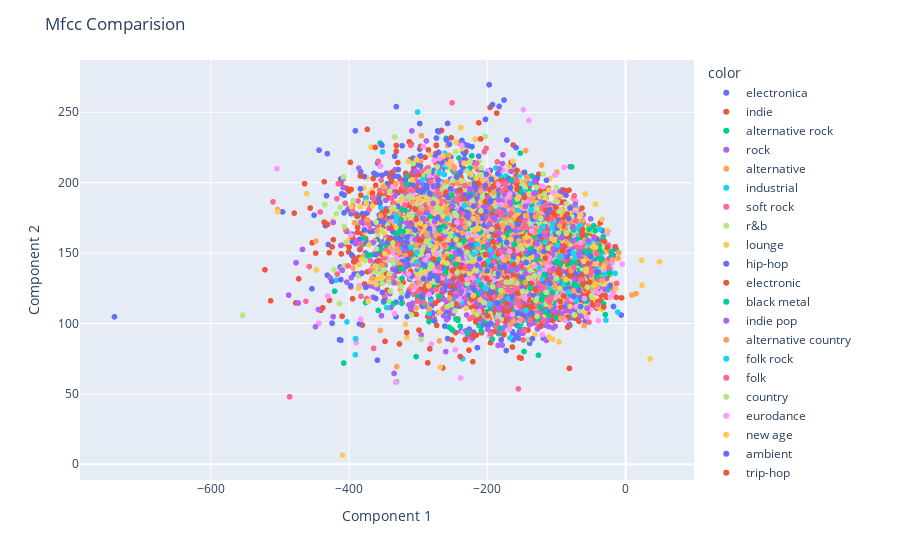

This figure's notebook cell:
### Code cell
fig = px.scatter(x=df['mfcc_1'], y=df['mfcc_2'], color=df['genre'])
fig.update_layout(title="Mfcc Comparision", xaxis_title="Component 1", yaxis_title="Component 2")
fig.show()
